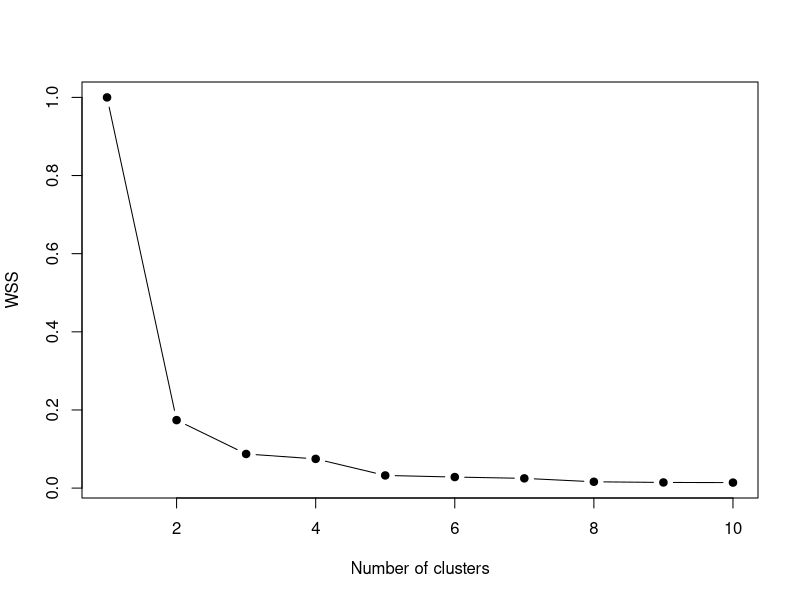
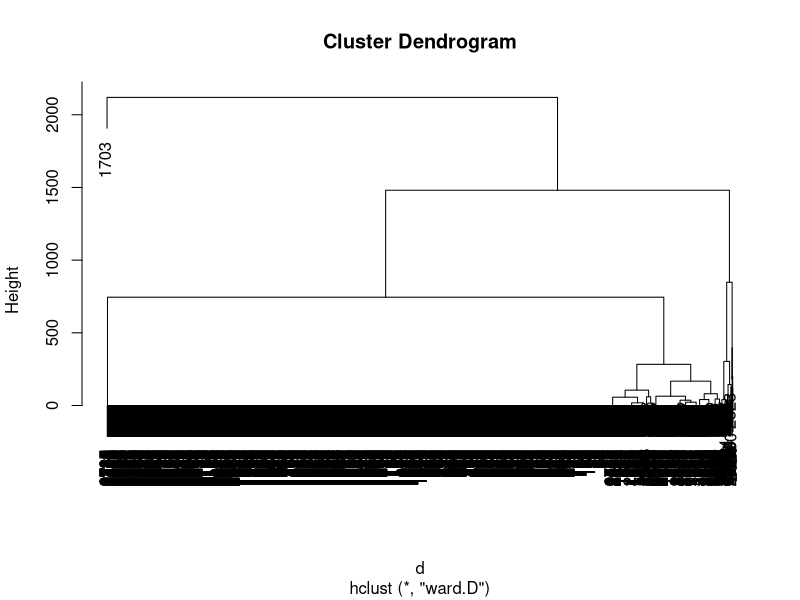
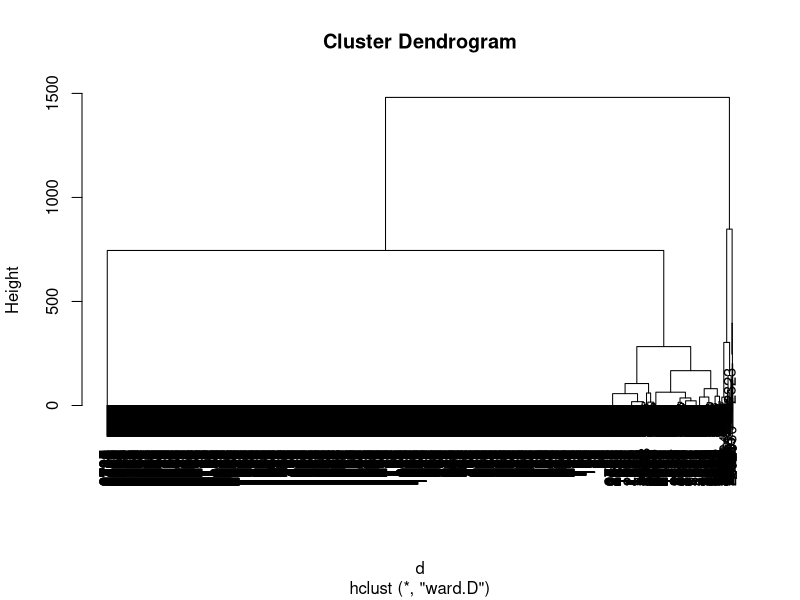
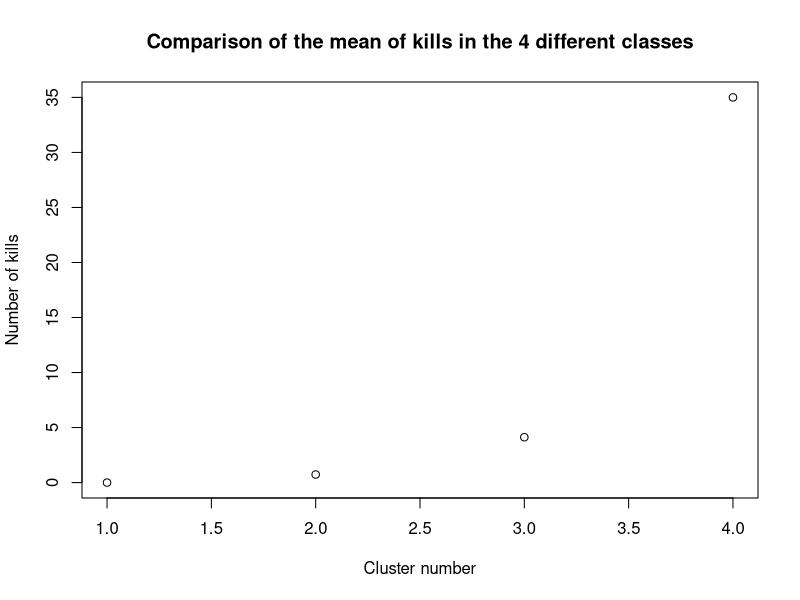
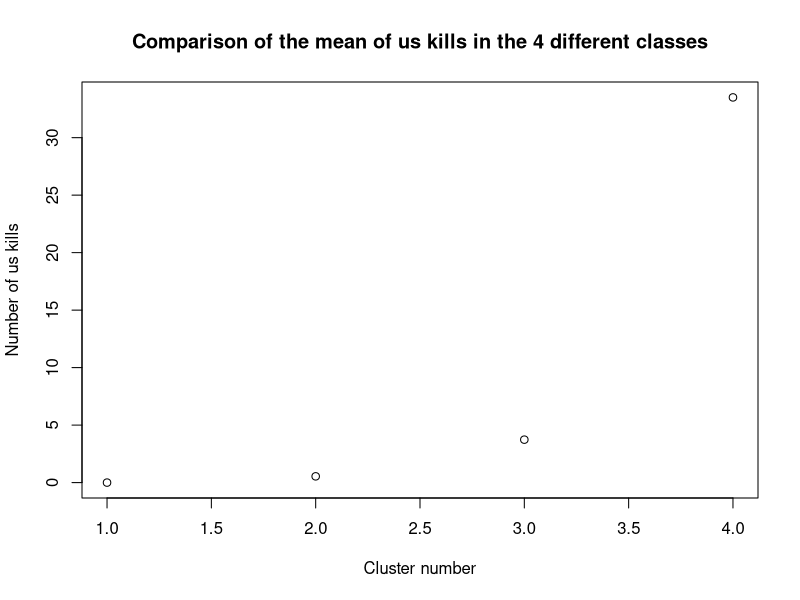
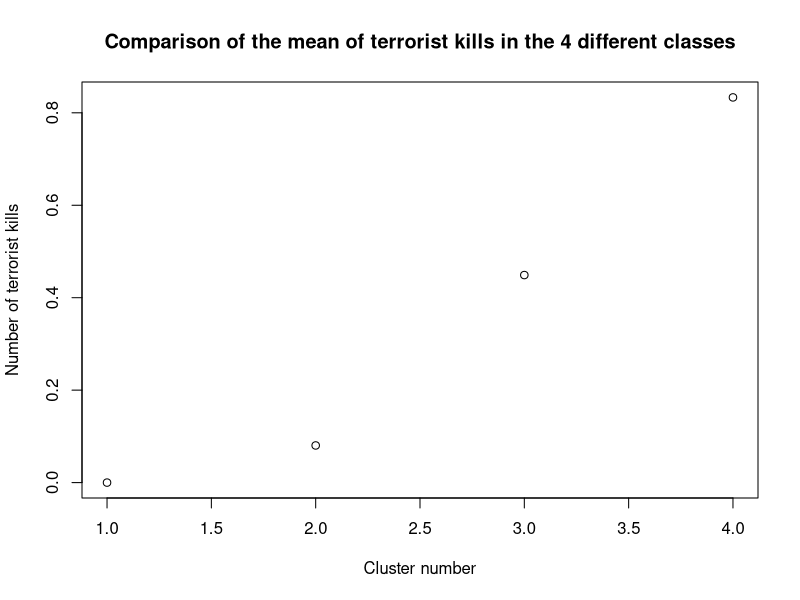
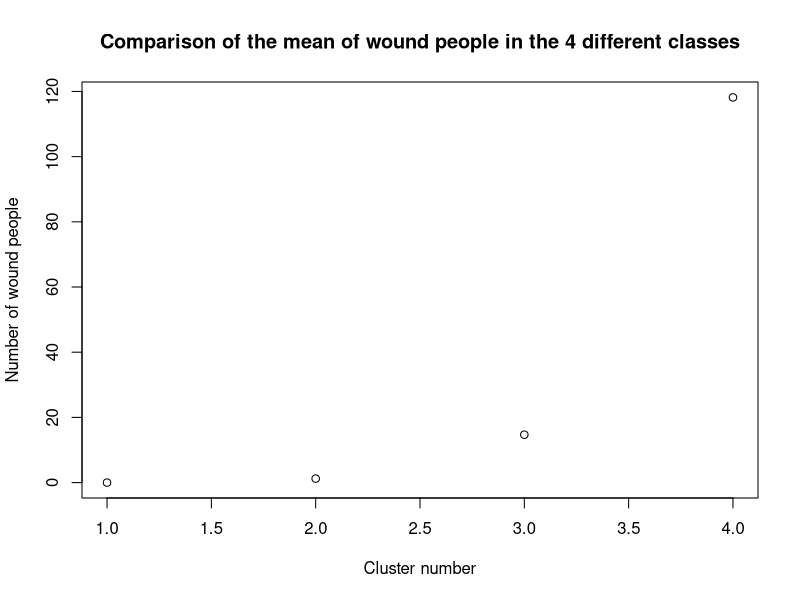
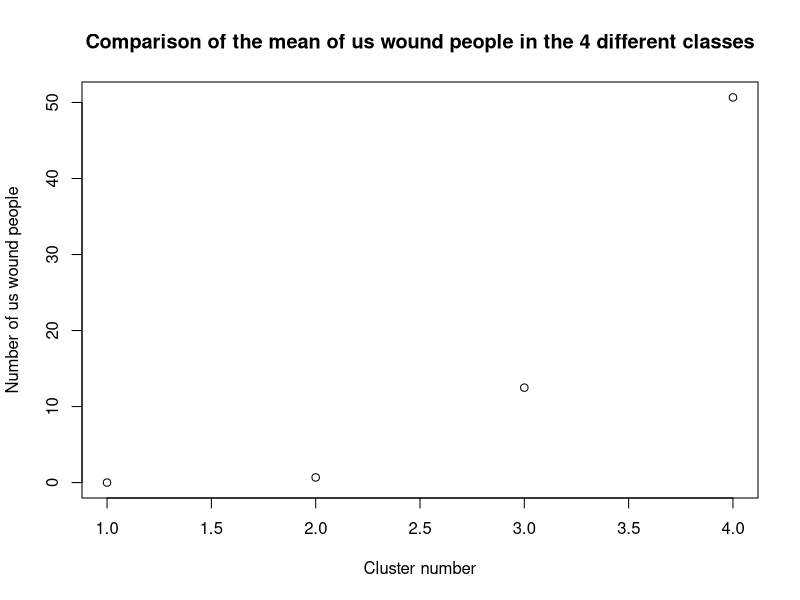

Source code (R) for these figures, in order: (Note: this script raises an error after producing the figures.)
## ---- chunk 1
knitr::opts_chunk$set(echo = TRUE)
## ---- chunk 2
if(!require("cluster"))install.packages("cluster"); require("cluster")
## ---- chunk 3
mydata = read.csv("../datasets/longitudeFixed.csv")
## ---- chunk 4
names(mydata)
## ---- chunk 5
mydata$nkillter[which(is.na(mydata$nkillter))] <- 0
mydata$nwoundus[which(is.na(mydata$nwoundus))] <- 0
mydata$nwoundte[which(is.na(mydata$nwoundte))] <- 0
## ---- chunk 6
mydatanumeric <- data.frame (mydata$nkill,mydata$nkillus,mydata$nkillter,mydata$nwound,mydata$nwoundus,mydata$nwoundte)
## ---- chunk 7
VE <- c()
for(k in 1:10){
  km <- kmeans(mydatanumeric, centers=k)
  VE[k] <- km$tot.withinss/km$totss
}
plot(VE, type="b", pch=19, xlab="Number of clusters", ylab="WSS")
## ---- chunk 8
k1 <- kmeans(mydatanumeric,4)
print(k1$size)
## ---- chunk 9
print(k1$centers)
## ---- chunk 10
d  <- dist(mydatanumeric)
h1 <- hclust(d,method="ward.D")
plot(h1)
## ---- chunk 11
mydatanumeric <- mydatanumeric[-c(1703),] 
mydata <- mydata[-c(1703),] 
d  <- dist(mydatanumeric)
h1 <- hclust(d,method="ward.D")
plot(h1)
## ---- chunk 12
nc = 4
c1 <- cutree(h1,nc)
table(c1)
## ---- chunk 13
cdg <- aggregate(as.data.frame(mydatanumeric),list(c1),mean)
cdg
## ---- chunk 14
par(mfrow=c(2,3))
dev.new(width=5, height=4)
plot(cdg$mydata.nkill,cdg$mydata.Group.1,main="Comparison of the mean of kills in the 4 different classes",xlab="Cluster number",ylab="Number of kills")
plot(cdg$mydata.nkillus,cdg$mydata.Group.1,main="Comparison of the mean of us kills in the 4 different classes",xlab="Cluster number",ylab="Number of us kills")
plot(cdg$mydata.nkillter,cdg$mydata.Group.1,main="Comparison of the mean of terrorist kills in the 4 different classes",xlab="Cluster number",ylab="Number of terrorist kills")
plot(cdg$mydata.nwound,cdg$mydata.Group.1,main="Comparison of the mean of wound people in the 4 different classes",xlab="Cluster number",ylab="Number of wound people")
plot(cdg$mydata.nwoundus,cdg$mydata.Group.1,main="Comparison of the mean of us wound people in the 4 different classes",xlab="Cluster number",ylab="Number of us wound people")
plot(cdg$mydata.nwoundte,cdg$mydata.Group.1,main="Comparison of the mean of wound terrorists in the 4 different classes",xlab="Cluster number",ylab="Number of wound terrorists")
## ---- chunk 15
mydataclusters <- as.data.frame(mydata[,])
mydataclusters$cluster <- c1
names(mydataclusters)
## ---- chunk 16
mydataclusters_1 <- subset(mydataclusters, cluster==1)
mydataclusters_2 <- subset(mydataclusters, cluster==2)
mydataclusters_3 <- subset(mydataclusters, cluster==3)
mydataclusters_4 <- subset(mydataclusters, cluster==4)
## ---- chunk 17
par(mfrow=c(2,3))
dev.new(width=30, height=7)

#success
#summary(mydata$success)
success_1_true <- length(which(mydataclusters_1$success == TRUE))/nrow(mydataclusters_1)
success_1_false <- length(which(mydataclusters_1$success == FALSE))/nrow(mydataclusters_1)
success_2_true <- length(which(mydataclusters_2$success == TRUE))/nrow(mydataclusters_2)
success_2_false <- length(which(mydataclusters_2$success == FALSE))/nrow(mydataclusters_2)
success_3_true <- length(which(mydataclusters_3$success == TRUE))/nrow(mydataclusters_3)
success_3_false <- length(which(mydataclusters_3$success == FALSE))/nrow(mydataclusters_3)
success_4_true <- length(which(mydataclusters_4$success == TRUE))/nrow(mydataclusters_4)
success_4_false <- length(which(mydataclusters_4$success == FALSE))/nrow(mydataclusters_4)
clusters_success <- matrix(c(success_1_true,success_1_false,success_2_true,success_2_false,success_3_true,success_3_false,success_4_true,success_4_false),ncol=4,byrow=FALSE)
colnames(clusters_success) <- c("1rst cluster","2nd cluster","3rd cluster","4th cluster")
rownames(clusters_success) <- c("true","false")
counts <- as.table(clusters_success)
barplot(counts, main="Success variable",xlab="Cluster number",ylab="%", col=c("darkblue","red"),legend = rownames(counts))

#attacktype1_txt
#summary(mydata$attacktype1_txt)
attacktype_clusters <- as.data.frame(summary(mydataclusters_1$attacktype1_txt))/nrow(mydataclusters_1)
attacktype_clusters$cluster_2 <- as.vector((as.data.frame(summary(mydataclusters_2$attacktype1_txt))/nrow(mydataclusters_2))[,])
attacktype_clusters$cluster_3 <- as.vector((as.data.frame(summary(mydataclusters_3$attacktype1_txt))/nrow(mydataclusters_3))[,])
attacktype_clusters$cluster_4 <- as.vector((as.data.frame(summary(mydataclusters_4$attacktype1_txt))/nrow(mydataclusters_4))[,])
colnames(attacktype_clusters) <- c("1rst cluster","2nd cluster","3rd cluster","4th cluster")
clusters_attacktype <- matrix(as.vector(t(attacktype_clusters)),ncol=4,byrow=TRUE)
colnames(clusters_attacktype) <- c("1rst cluster","2nd cluster","3rd cluster","4th cluster")
rownames(clusters_attacktype) <- rownames(attacktype_clusters)
counts <- as.table(clusters_attacktype)
barplot(counts, main="Attack type variable variable",xlab="Cluster number",ylab="%",legend = rownames(counts))

#targtype1_txt
#summary(mydata$targtype1_txt)
targtype_clusters <- as.data.frame(summary(mydataclusters_1$targtype1_txt))/nrow(mydataclusters_1)
targtype_clusters$cluster_2 <- as.vector((as.data.frame(summary(mydataclusters_2$targtype1_txt))/nrow(mydataclusters_2))[,])
targtype_clusters$cluster_3 <- as.vector((as.data.frame(summary(mydataclusters_3$targtype1_txt))/nrow(mydataclusters_3))[,])
targtype_clusters$cluster_4 <- as.vector((as.data.frame(summary(mydataclusters_4$targtype1_txt))/nrow(mydataclusters_4))[,])
colnames(targtype_clusters) <- c("1rst cluster","2nd cluster","3rd cluster","4th cluster")
clusters_targtype <- matrix(as.vector(t(targtype_clusters)),ncol=4,byrow=TRUE)
colnames(clusters_targtype) <- c("1rst cluster","2nd cluster","3rd cluster","4th cluster")
rownames(clusters_targtype) <- rownames(targtype_clusters)
counts <- as.table(clusters_targtype)
barplot(counts, main="Attack type variable variable",xlab="Cluster number",ylab="%",legend.text=TRUE,args.legend=list(
      x=ncol(counts) + 3,
      y=max(colSums(counts)),
      bty = "n"
    ))

#claimmode_txt (full of NA's)
#summary(mydata$claimmode_txt)
claimmode_clusters <- as.data.frame(summary(mydataclusters_1$claimmode_txt))/nrow(mydataclusters_1)
claimmode_clusters$cluster_2 <- as.vector((as.data.frame(summary(mydataclusters_2$claimmode_txt))/nrow(mydataclusters_2))[,])
claimmode_clusters$cluster_3 <- as.vector((as.data.frame(summary(mydataclusters_3$claimmode_txt))/nrow(mydataclusters_3))[,])
claimmode_clusters$cluster_4 <- as.vector((as.data.frame(summary(mydataclusters_4$claimmode_txt))/nrow(mydataclusters_4))[,])
colnames(claimmode_clusters) <- c("1rst cluster","2nd cluster","3rd cluster","4th cluster")
clusters_claimmode <- matrix(as.vector(t(claimmode_clusters)),ncol=4,byrow=TRUE)
colnames(clusters_claimmode) <- c("1rst cluster","2nd cluster","3rd cluster","4th cluster")
rownames(clusters_claimmode) <- rownames(claimmode_clusters)
counts <- as.table(clusters_claimmode)
barplot(counts, main="Attack type variable variable",xlab="Cluster number",ylab="%",legend = rownames(counts))

#weaptype1_txt
#summary(mydata$weaptype1_txt)
weaptype_clusters <- as.data.frame(summary(mydataclusters_1$weaptype1_txt))/nrow(mydataclusters_1)
weaptype_clusters$cluster_2 <- as.vector((as.data.frame(summary(mydataclusters_2$weaptype1_txt))/nrow(mydataclusters_2))[,])
weaptype_clusters$cluster_3 <- as.vector((as.data.frame(summary(mydataclusters_3$weaptype1_txt))/nrow(mydataclusters_3))[,])
weaptype_clusters$cluster_4 <- c(as.vector((as.data.frame(summary(mydataclusters_4$weaptype1_txt))/nrow(mydataclusters_4))[,]),0)
colnames(weaptype_clusters) <- c("1rst cluster","2nd cluster","3rd cluster","4th cluster")
clusters_weaptype <- matrix(as.vector(t(weaptype_clusters)),ncol=4,byrow=TRUE)
colnames(clusters_weaptype) <- c("1rst cluster","2nd cluster","3rd cluster","4th cluster")
rownames(clusters_weaptype) <- rownames(weaptype_clusters)
counts <- as.table(clusters_weaptype)
barplot(counts, main="Attack type variable variable",xlab="Cluster number",ylab="%",legend = rownames(counts))

#president_party
#summary(mydata$president_party)
president_party_clusters <- as.data.frame(summary(mydataclusters_1$president_party))/nrow(mydataclusters_1)
president_party_clusters$cluster_2 <- as.vector((as.data.frame(summary(mydataclusters_2$president_party))/nrow(mydataclusters_2))[,])
president_party_clusters$cluster_3 <- as.vector((as.data.frame(summary(mydataclusters_3$president_party))/nrow(mydataclusters_3))[,])
president_party_clusters$cluster_4 <- as.vector((as.data.frame(summary(mydataclusters_4$president_party))/nrow(mydataclusters_4))[,])
colnames(president_party_clusters) <- c("1rst cluster","2nd cluster","3rd cluster","4th cluster")
clusters_president_party <- matrix(as.vector(t(president_party_clusters)),ncol=4,byrow=TRUE)
colnames(clusters_president_party) <- c("1rst cluster","2nd cluster","3rd cluster","4th cluster")
rownames(clusters_president_party) <- rownames(president_party_clusters)
counts <- as.table(clusters_president_party)
barplot(counts, main="Attack type variable variable",xlab="Cluster number",ylab="%",legend = rownames(counts))
## ---- chunk 18
v <- c()
mydatanumeric["cluster"] <- c1
for(i in 1:10){
  v[i] <- sum(scale(subset(mydatanumeric, mydatanumeric$cluster==i), scale=FALSE)^2)
}
plot(v, type="b", pch=19, xlab="Number clusters", ylab="BSS")
## ---- chunk 19
names(mydata)
actives<-c(7,8,9,10,11,12,13,14,16,17,18,19,20,21,22,23,26,27)
dissimMatrix <- daisy(mydata[,actives], metric = "gower", stand=TRUE)
distMatrix<-dissimMatrix^2
h1 <- hclust(distMatrix,method="ward.D") 
plot(h1)
## ---- chunk 20
c2 <- cutree(h1,4)
table(c2)
## ---- chunk 21
cdg <- aggregate(as.data.frame(mydatanumeric[,1:6]),list(c2),mean)
cdg
## ---- chunk 22
mydataclusters <- as.data.frame(mydata[,actives])
mydataclusters$cluster <- c2
names(mydataclusters)
## ---- chunk 23
mydataclusters_1 <- subset(mydataclusters, cluster==1)
mydataclusters_2 <- subset(mydataclusters, cluster==2)
mydataclusters_3 <- subset(mydataclusters, cluster==3)
mydataclusters_4 <- subset(mydataclusters, cluster==4)
